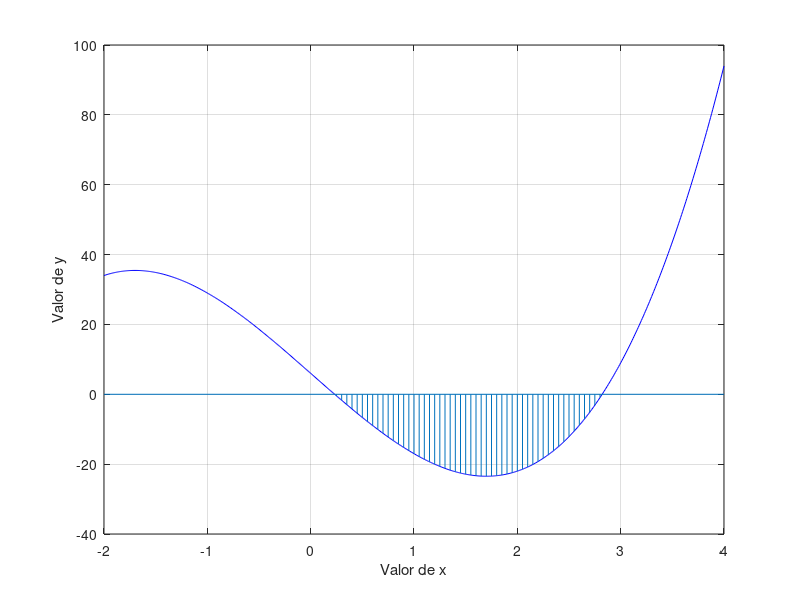

This chart was generated by the following MATLAB code:
%Este es un ensayo para la utilizacion del
%comando line ([x1 x2],[y1 y2])
%que dibuja una linea entre los puntos x1 y1 y x2 y2
%lo interesante es que puede usarse en loops
%para multiple lineas en una grafica.
%Ejemplo
x=[-2:0.01:4];
y=3*x.^3-26*x+6;
plot(x,y,'b')
axis([-2 4 -40 100])
grid on
hold on
xlabel('Valor de x')
ylabel('Valor de y')
pause(3)
%Sombrea los negativos
for k=1:5:length(y)
 if y(k)<=0
 line([x(k) x(k)],[0 y(k)])
 pause(0.2)
 end
end
pause(3)
line([-2 4],[0 0]) %Coloca la linea de zero